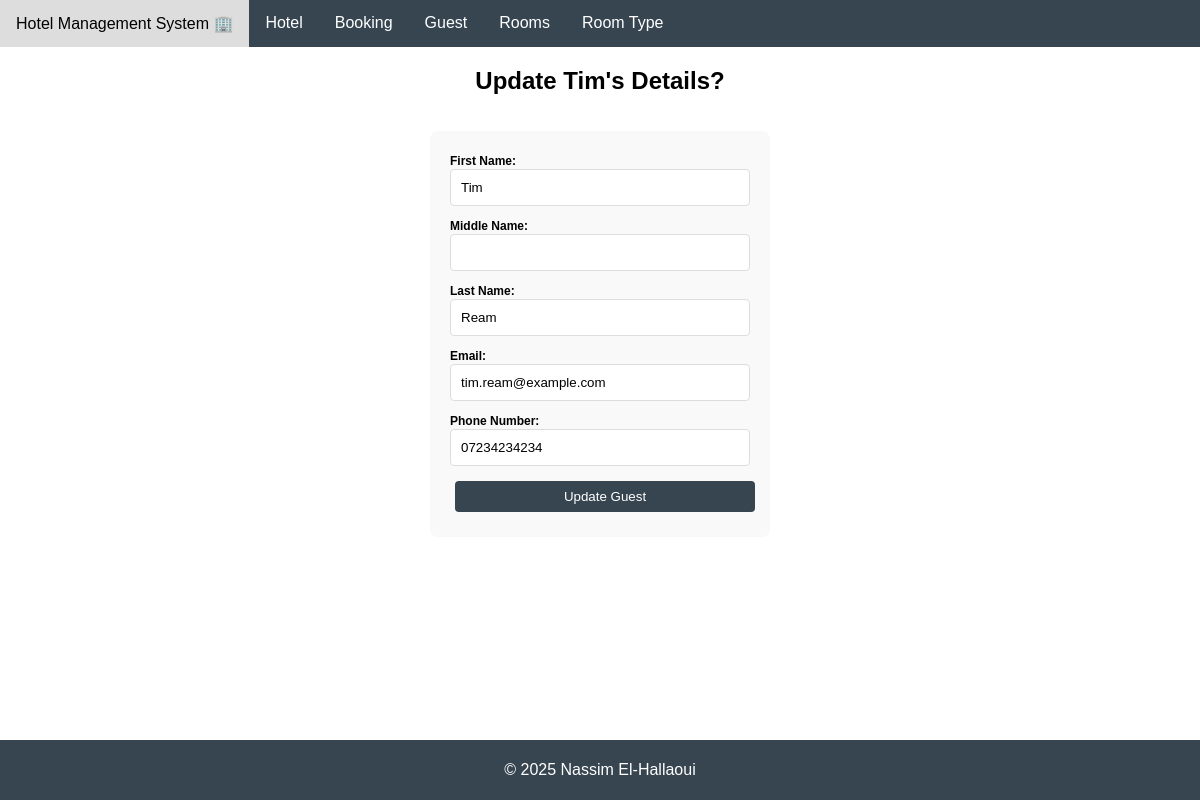
The app's page /updateGuest.php?guestID=1 with its own data.
### tables this page shows
CREATE TABLE GUEST(
	guestID INTEGER PRIMARY KEY AUTOINCREMENT,
	F_Name TEXT NOT NULL,
	M_Name TEXT,
	L_Name TEXT NOT NULL,
	email TEXT NOT NULL UNIQUE,
	phoneNum TEXT NOT NULL UNIQUE
);

### functions.php (called while the page is built, shortened)
<?php
function viewGuest($guestID)
{
    $db = db_connect();
    $stmt = $db->prepare("SELECT * FROM GUEST WHERE guestID = :id");
    $stmt->bindValue(":id", $guestID, SQLITE3_INTEGER);
    $result = $stmt->execute();
    $guest_detail = [];
    while ($row = $result->fetchArray(SQLITE3_NUM)) {
        $guest_detail[] = $row;
    }
    return $guest_detail;
}
?>

### updateGuest.php (the view, shortened to what this page needs)
<!DOCTYPE html>
<html lang="en">
<head>
    <link rel="stylesheet" href="style.css">
</head>
<body>
    <?php include "navbar.php";
    require_once "functions.php";
    $guest_ID = $_GET["guestID"];
    $guest1 = viewGuest($guest_ID);
    ?>
    <div>
        <h2 class="centered-header">Update <?php echo $guest1[0][1] ?>'s Details?</h2>
    </div>
    <div class="main">
         <form method="post">
           <label class=amazing-text for="First Name:">First Name:</label>
           <input type="text" id="first-name" name="first-name" value="<?php echo $guest1[0][1] ?>" required>
           <label class=amazing-text for="Middle Name:">Middle Name:</label>
           <input type="text" id="middle-name" name="middle-name" value="<?php echo $guest1[0][2] ?>">
           <label class=amazing-text for="Last Name:">Last Name:</label>
           <input type="text" id="last-name" name="last-name" value="<?php echo $guest1[0][3] ?>" required>
           <label class=amazing-text for="Email:">Email:</label>
           <input type="text" id="email" name="email" value="<?php echo $guest1[0][4] ?>" required>
           <label class=amazing-text for="Phone Number:">Phone Number:</label>
           <input type="text" id="phone" name="phone" value="<?php echo $guest1[0][5] ?>" required>
           <button type="submit" name="updateGuest">Update Guest</button>
         </form>
    </div>
    <?php include 'footer.php'; ?>
</body>
</html>

### style.css (style rules this page uses)
body { font-family: Arial, sans-serif; display: flex; flex-direction: column; min-height: 100vh; margin: 0; }
.main { flex: 1; padding: 1rem; }
.amazing-text { font-size: 12px; font-weight: bold; color: black; }
.centered-header { text-align: center; }
form { width: 300px; margin: 0 auto; padding: 20px; background: #f9f9f9; border-radius: 8px; }
input[type="text"], input[type="date"], input[type="email"], input[type="number"] { width: calc(100% - 22px); padding: 10px; margin-bottom: 10px; border: 1px solid #ddd; border-radius: 4px; }
button { width: 100%; padding: 10px; background-color: rgb(54,69,79); color: white; border: none; border-radius: 4px; cursor: pointer; }
button { padding: 8px 15px; margin: 5px; border: none; border-radius: 4px; color: white; background-color: rgb(54,69,79); cursor: pointer; transition: background-color 0.3s ease; }

### records on screen
guest: F_Name "Tim", first-name "Tim", last-name "Ream", email "tim.ream@example.com", phone "07234234234"
